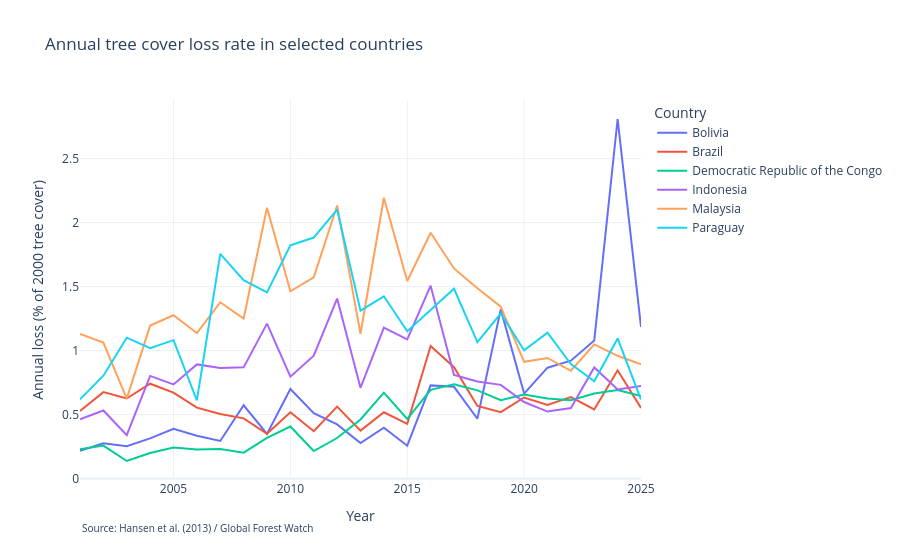

The cell this chart's notebook holds for it:
### Markdown cell above
### 4.3 Loss rate over time in selected countries

### Code cell
countries = ['BRA', 'IDN', 'BOL', 'COD', 'PRY', 'MYS']
fig = px.line(df_s[df_s['iso3'].isin(countries)],
              x='year', y='loss_rate', color='country',
              title='Annual tree cover loss rate in selected countries',
              labels={'loss_rate': 'Annual loss (% of 2000 tree cover)', 'year': 'Year', 'country': 'Country'},
              template='plotly_white')
fig.add_annotation(text='Source: Hansen et al. (2013) / Global Forest Watch',
                   x=0, y=-0.15, xref='paper', yref='paper', showarrow=False, font=dict(size=10))
fig.show()

### Figure 1 — Plotly figure (JSON) as saved in the notebook; plotly's stock layout.template omitted (floating-point values rounded to 4 significant figures)
{"data": [{"hovertemplate": "Country=Bolivia<br>Year=%{x}<br>Annual loss (% of 2000 tree cover)=%{y}<extra></extra>", "legendgroup": "Bolivia", "line": {"color": "#636efa", "dash": "solid"}, "marker": {"symbol": "circle"}, "mode": "lines", "name": "Bolivia", "orientation": "v", "showlegend": true, "type": "scatter", "x": [2001, 2002, 2003, 2004, 2005, 2006, 2007, 2008, 2009, 2010, 2011, 2012, 2013, 2014, 2015, 2016, 2017, 2018, 2019, 2020, 2021, 2022, 2023, 2024, 2025], "xaxis": "x", "y": [0.2172, 0.2768, 0.2536, 0.3149, 0.3886, 0.3351, 0.2942, 0.573, 0.3491, 0.6997, 0.5117, 0.4238, 0.2785, 0.3974, 0.2575, 0.7285, 0.7171, 0.4677, 1.322, 0.6644, 0.8668, 0.9217, 1.079, 2.809, 1.185], "yaxis": "y"}, {"hovertemplate": "Country=Brazil<br>Year=%{x}<br>Annual loss (% of 2000 tree cover)=%{y}<extra></extra>", "legendgroup": "Brazil", "line": {"color": "#EF553B", "dash": "solid"}, "marker": {"symbol": "circle"}, "mode": "lines", "name": "Brazil", "orientation": "v", "showlegend": true, "type": "scatter", "x": [2001, 2002, 2003, 2004, 2005, 2006, 2007, 2008, 2009, 2010, 2011, 2012, 2013, 2014, 2015, 2016, 2017, 2018, 2019, 2020, 2021, 2022, 2023, 2024, 2025], "xaxis": "x", "y": [0.5291, 0.6756, 0.6258, 0.7414, 0.6716, 0.5542, 0.5051, 0.4709, 0.3502, 0.518, 0.3705, 0.5623, 0.3748, 0.5188, 0.4282, 1.036, 0.8707, 0.568, 0.5195, 0.634, 0.5761, 0.6374, 0.5405, 0.8461, 0.5526], "yaxis": "y"}, {"hovertemplate": "Country=Democratic Republic of the Congo<br>Year=%{x}<br>Annual loss (% of 2000 tree cover)=%{y}<extra></extra>", "legendgroup": "Democratic Republic of the Congo", "line": {"color": "#00cc96", "dash": "solid"}, "marker": {"symbol": "circle"}, "mode": "lines", "name": "Democratic Republic of the Congo", "orientation": "v", "showlegend": true, "type": "scatter", "x": [2001, 2002, 2003, 2004, 2005, 2006, 2007, 2008, 2009, 2010, 2011, 2012, 2013, 2014, 2015, 2016, 2017, 2018, 2019, 2020, 2021, 2022, 2023, 2024, 2025], "xaxis": "x", "y": [0.2286, 0.2582, 0.1378, 0.2008, 0.2435, 0.2274, 0.2322, 0.2032, 0.3189, 0.4074, 0.2155, 0.3172, 0.4621, 0.6716, 0.4659, 0.6933, 0.7368, 0.6894, 0.6123, 0.6575, 0.6263, 0.6123, 0.6649, 0.6914, 0.6462], "yaxis": "y"}, {"hovertemplate": "Country=Indonesia<br>Year=%{x}<br>Annual loss (% of 2000 tree cover)=%{y}<extra></extra>", "legendgroup": "Indonesia", "line": {"color": "#ab63fa", "dash": "solid"}, "marker": {"symbol": "circle"}, "mode": "lines", "name": "Indonesia", "orientation": "v", "showlegend": true, "type": "scatter", "x": [2001, 2002, 2003, 2004, 2005, 2006, 2007, 2008, 2009, 2010, 2011, 2012, 2013, 2014, 2015, 2016, 2017, 2018, 2019, 2020, 2021, 2022, 2023, 2024, 2025], "xaxis": "x", "y": [0.4632, 0.5324, 0.3391, 0.8024, 0.7361, 0.8921, 0.8638, 0.8692, 1.211, 0.7964, 0.9609, 1.407, 0.7092, 1.179, 1.087, 1.508, 0.8097, 0.7587, 0.7326, 0.5986, 0.5238, 0.5511, 0.8686, 0.6974, 0.7232], "yaxis": "y"}, {"hovertemplate": "Country=Malaysia<br>Year=%{x}<br>Annual loss (% of 2000 tree cover)=%{y}<extra></extra>", "legendgroup": "Malaysia", "line": {"color": "#FFA15A", "dash": "solid"}, "marker": {"symbol": "circle"}, "mode": "lines", "name": "Malaysia", "orientation": "v", "showlegend": true, "type": "scatter", "x": [2001, 2002, 2003, 2004, 2005, 2006, 2007, 2008, 2009, 2010, 2011, 2012, 2013, 2014, 2015, 2016, 2017, 2018, 2019, 2020, 2021, 2022, 2023, 2024, 2025], "xaxis": "x", "y": [1.13, 1.062, 0.6251, 1.195, 1.276, 1.136, 1.378, 1.251, 2.116, 1.464, 1.573, 2.134, 1.132, 2.194, 1.544, 1.921, 1.642, 1.488, 1.343, 0.9128, 0.9428, 0.8427, 1.048, 0.9595, 0.8941], "yaxis": "y"}, {"hovertemplate": "Country=Paraguay<br>Year=%{x}<br>Annual loss (% of 2000 tree cover)=%{y}<extra></extra>", "legendgroup": "Paraguay", "line": {"color": "#19d3f3", "dash": "solid"}, "marker": {"symbol": "circle"}, "mode": "lines", "name": "Paraguay", "orientation": "v", "showlegend": true, "type": "scatter", "x": [2001, 2002, 2003, 2004, 2005, 2006, 2007, 2008, 2009, 2010, 2011, 2012, 2013, 2014, 2015, 2016, 2017, 2018, 2019, 2020, 2021, 2022, 2023, 2024, 2025], "xaxis": "x", "y": [0.6189, 0.8038, 1.101, 1.019, 1.082, 0.6108, 1.756, 1.55, 1.455, 1.822, 1.883, 2.102, 1.312, 1.424, 1.151, 1.317, 1.483, 1.066, 1.289, 1.002, 1.14, 0.8946, 0.7603, 1.095, 0.6173], "yaxis": "y"}], "layout": {"annotations": [{"font": {"size": 10}, "showarrow": false, "text": "Source: Hansen et al. (2013) / Global Forest Watch", "x": 0, "xref": "paper", "y": -0.15, "yref": "paper"}], "legend": {"title": {"text": "Country"}, "tracegroupgap": 0}, "title": {"text": "Annual tree cover loss rate in selected countries"}, "xaxis": {"anchor": "y", "domain": [0.0, 1.0], "title": {"text": "Year"}}, "yaxis": {"anchor": "x", "domain": [0.0, 1.0], "title": {"text": "Annual loss (% of 2000 tree cover)"}}}}
